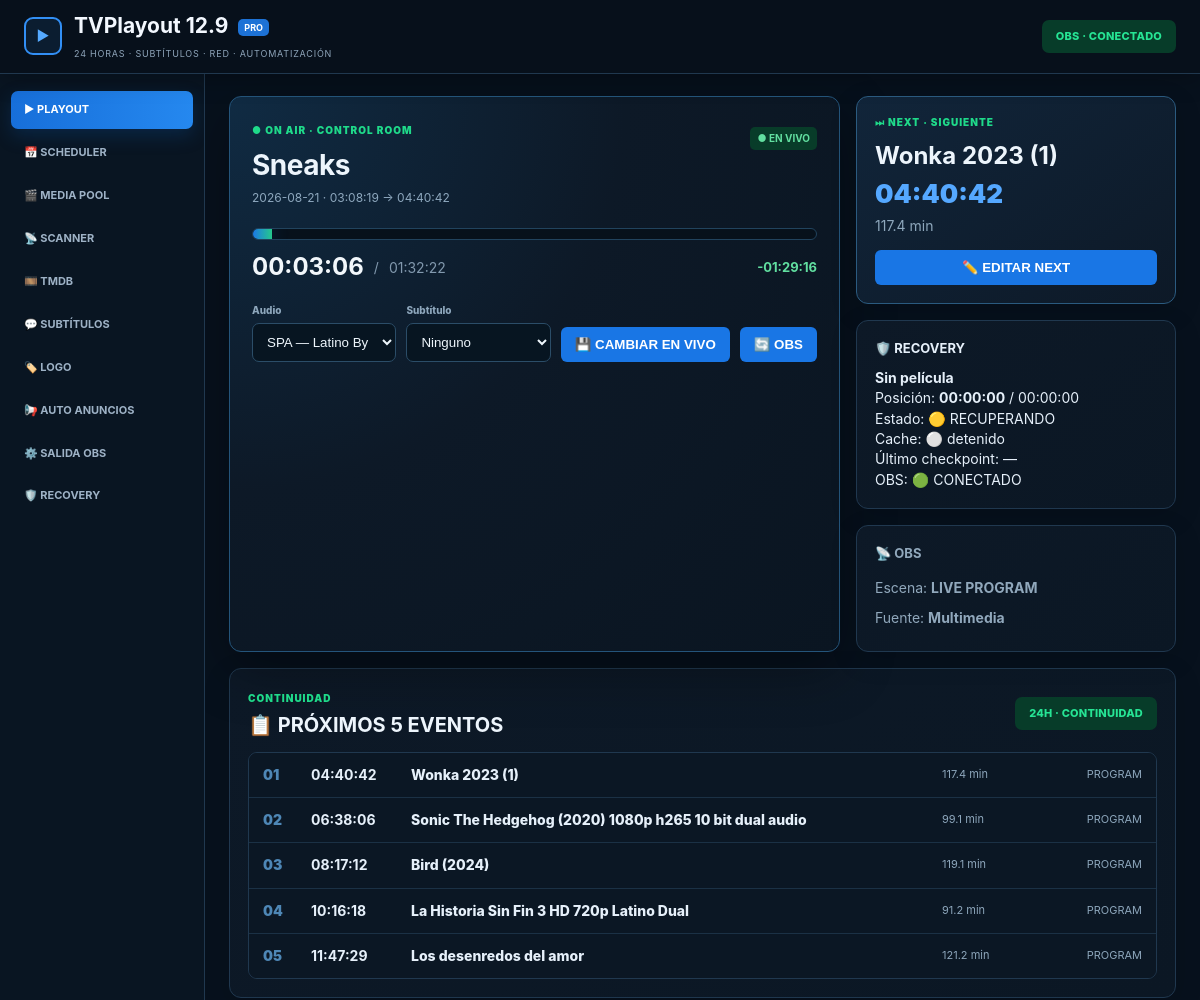
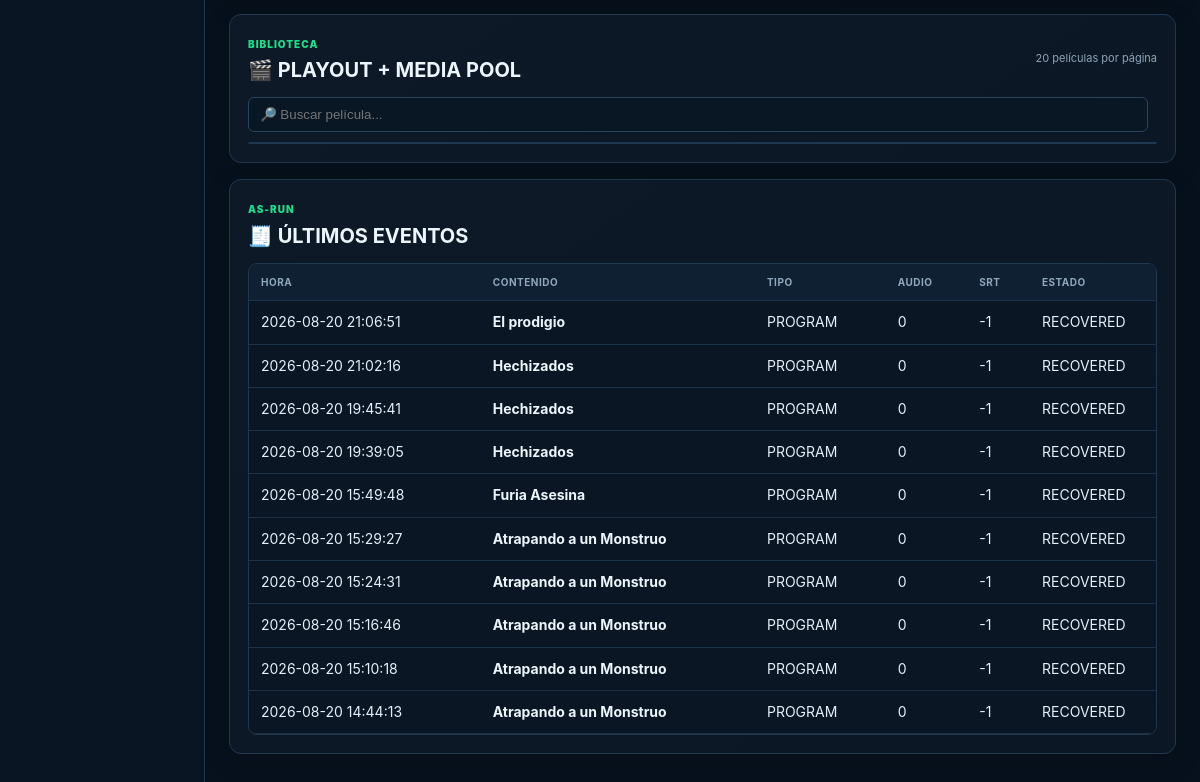
The page / on the database its author committed (2 pictures, top to bottom).
### tables this page shows
CREATE TABLE asrun(id INTEGER PRIMARY KEY AUTOINCREMENT,event_time TEXT,media_id INTEGER,title TEXT,kind TEXT,audio_index INTEGER DEFAULT 0,subtitle_index INTEGER DEFAULT -1,duration REAL DEFAULT 0,status TEXT DEFAULT 'PLAYED');

### app.py (the view)
@app.get("/",response_class=HTMLResponse)
async def home(request:Request,tab:str="playout"):
    def load_tab():
        c=db()
        folders=c.execute("SELECT * FROM folders ORDER BY name").fetchall()
        media=[]; sched=[]; asrun=[]
        if tab=="scheduler":
            sched=c.execute("""SELECT s.*,m.title,m.duration,m.audio_json,m.subs_json
                               FROM schedule s JOIN media m ON m.id=s.media_id
                               ORDER BY s.start_at LIMIT 20""").fetchall()
        elif tab=="playout":
            sched=c.execute("""SELECT s.*,m.title,m.duration,m.audio_json,m.subs_json
                               FROM schedule s JOIN media m ON m.id=s.media_id
                               ORDER BY s.start_at LIMIT 20""").fetchall()
            asrun=c.execute("SELECT * FROM asrun ORDER BY id DESC LIMIT 20").fetchall()
        elif tab=="ads":
            media=c.execute("""SELECT * FROM media
                               WHERE enabled=1 AND category IN ('Commercial','Promo')
                               ORDER BY title LIMIT 500""").fetchall()
        c.close()
        return folders,media,sched,asrun
    folders,media,sched,asrun=await asyncio.to_thread(load_tab)
    current_event = await asyncio.to_thread(find_current_scheduled_event) if tab=="playout" else None
    obs={"connected":bool(STATE.get("obs_connected")),"scenes":STATE.get("obs_scenes",[]),"error":STATE.get("obs_last_error")}
    if tab in ("playout","settings","recovery","logo","tmdb"):
        try:
            obs=await asyncio.to_thread(obs_info,False)
            if tab in ("settings","logo","tmdb") and not obs.get("scenes"):
                await asyncio.to_thread(obs_refresh_scenes)
                obs=await asyncio.to_thread(obs_info,False)
        except Exception as e:
            obs={"connected":False,"scenes":STATE.get("obs_scenes",[]),"error":str(e)}
    return templates.TemplateResponse(
        request=request,name="index.html",
        context={"tab":tab,"folders":folders,"media":media,"schedules":sched,
                 "asrun":asrun,"current_event":current_event,"state":STATE,"cfg":CFG,"obs":obs,
                 "tmdb":tmdb_stats(),
                 "today":datetime.now().strftime("%Y-%m-%d"),
                 "month":datetime.now().strftime("%Y-%m")}
    )

### templates/index.html (shortened to what this page needs)
<!doctype html><html lang="es"><head><meta charset="utf-8"><meta name="viewport" content="width=device-width,initial-scale=1"><title>TVPlayout 12.9 PRO</title>
<link rel="stylesheet" href="/static/style.css"></head><body>
<header><div class="brand"><div class="brandIcon">▶</div><div><h1>TVPlayout 12.9 <span class="proBadge">PRO</span></h1><span>24 HORAS · SUBTÍTULOS · RED · AUTOMATIZACIÓN</span></div></div><div class="status {{'ok' if obs.connected else 'bad'}}">OBS · {{'CONECTADO' if obs.connected else 'DESCONECTADO'}}</div></header>
<nav><a class="{{'a' if tab=='playout' else ''}}" href="/?tab=playout">▶ PLAYOUT</a><a class="{{'a' if tab=='scheduler' else ''}}" href="/?tab=scheduler">📅 SCHEDULER</a><a class="{{'a' if tab=='library' else ''}}" href="/?tab=library">🎬 MEDIA POOL</a><a class="{{'a' if tab=='scanner' else ''}}" href="/?tab=scanner">📡 SCANNER</a><a class="{{'a' if tab=='tmdb' else ''}}" href="/?tab=tmdb">🎞️ TMDB</a><a class="{{'a' if tab=='subs' else ''}}" href="/?tab=subs">💬 SUBTÍTULOS</a><a class="{{'a' if tab=='logo' else ''}}" href="/?tab=logo">🏷️ LOGO</a><a class="{{'a' if tab=='ads' else ''}}" href="/?tab=ads">📢 AUTO ANUNCIOS</a><a class="{{'a' if tab=='settings' else ''}}" href="/?tab=settings">⚙️ SALIDA OBS</a><a class="{{'a' if tab=='recovery' else ''}}" href="/?tab=recovery">🛡️ RECOVERY</a></nav>
<main><div id="liveNotice" class="notice" style="display:none">🔄 Cambio de audio/subtítulos aplicado al aire.</div>
{% if tab=='scanner' %}<section class="card"><h2>📡 Scanner de biblioteca</h2><p>El escaneo corre en segundo plano: no bloquea el playout ni OBS.</p>{% for f in folders %}<div class="row"><div><b>{{f.name}}</b><small>{{f.path}} · {{'RECUSIVO' if f.recursive else 'SOLO CARPETA'}}</small></div><form method="post" action="/scan/{{f.id}}"><button>🔄 Escanear</button></form></div>{% endfor %}<div id="scanStatus" class="stats"><b>Estado:</b> {{'ESCANEANDO' if state.scanner.running else 'LISTO'}} · <b>Encontrados:</b> {{state.scanner.found}} · <b>Analizados:</b> {{state.scanner.analyzed}} · <b>Pendientes:</b> {{state.scanner.pending}}</div>
{% if state.scanner.found %}<progress id="scanProgress" value="{{state.scanner.analyzed}}" max="{{state.scanner.found}}"></progress>{% endif %}{% if state.scanner.errors %}<div class="error">{% for e in state.scanner.errors[:20] %}<div>{{e}}</div>{% endfor %}</div>{% endif %}</section>
{% else %}
<section class="controlRoom">
  <div class="airHero card">
    <div class="airTop"><div><span class="eyebrow">● ON AIR · CONTROL ROOM</span><h2 id="airTitle"></h2><div class="airMeta" id="airMeta"></div></div><span class="live-badge">● EN VIVO</span></div>
    <div class="progressTrack"><div id="airProgress" class="progressFill" style="width:0%"></div></div>
    <div class="airClock"><b id="airPosition">00:00:00</b><span>/</span><span id="airDuration">00:00:00</span><b id="airRemaining">—</b></div>
    <div class="liveControls">
      <label>Audio<select id="liveAudioSelect"></select></label><label>Subtítulo<select id="liveSubSelect"></select></label>
      <button id="liveChangeBtn" type="button">💾 CAMBIAR EN VIVO</button><button type="button" onclick="refreshOBS()">🔄 OBS</button>
    </div><div id="liveEditMsg" class="info" style="display:none"></div>
  </div>
  <aside class="airSide">
    <section class="card nextHero"><div class="eyebrow">⏭ NEXT · SIGUIENTE</div><h2 id="nextTitle"></h2><div id="nextTime"></div><div id="nextDuration"></div><button type="button" onclick="openNextEditor()">✏️ EDITAR NEXT</button></section>
    <section class="card recoveryMini"><h3>🛡️ RECOVERY</h3><div id="playbackRecovery">Cargando posición...</div></section>
    <section class="card obsMini"><h3>📡 OBS</h3><div>Escena: <b>{{cfg.channel.scene or 'No configurada'}}</b></div><div>Fuente: <b>{{cfg.channel.source or 'No configurada'}}</b></div></section>
  </aside>
</section>
<section class="card upcomingCard"><div class="sectionHead"><div><span class="eyebrow">CONTINUIDAD</span><h2>📋 PRÓXIMOS 5 EVENTOS</h2></div><span id="coverageBadge" class="status ok">24H · CONTINUIDAD</span></div><div id="upcomingList" class="upcomingList"></div></section>
<section class="card"><div class="sectionHead"><div><span class="eyebrow">BIBLIOTECA</span><h2>🎬 PLAYOUT + MEDIA POOL</h2></div><span class="muted">20 películas por página</span></div><div class="libraryToolbar"><input id="playoutSearch" placeholder="🔎 Buscar película..." oninput="playoutSearch(this.value)"></div><div id="playoutMediaPool" class="media"></div></section>
<section class="card"><div class="sectionHead"><div><span class="eyebrow">AS-RUN</span><h2>🧾 ÚLTIMOS EVENTOS</h2></div></div><div class="table-responsive"><table><thead><tr><th>Hora</th><th>Contenido</th><th>Tipo</th><th>Audio</th><th>SRT</th><th>Estado</th></tr></thead><tbody>{% for s in asrun[:10] %}<tr><td>{{s.event_time}}</td><td><b>{{s.title}}</b></td><td>{{s.kind}}</td><td>{{s.audio_index}}</td><td>{{s.subtitle_index}}</td><td>{{s.status}}</td></tr>{% else %}<tr><td colspan="6">Sin eventos todavía.</td></tr>{% endfor %}</tbody></table></div></section>
{% endif %}
</main>
</body></html>

### rows shown on the page
asrun: event_time "2026-08-20 21:06:51", title "El prodigio", kind "PROGRAM", audio_index "0", subtitle_index "-1", status "RECOVERED"
asrun: event_time "2026-08-20 21:02:16", title "Hechizados", kind "PROGRAM", audio_index "0", subtitle_index "-1", status "RECOVERED"
asrun: event_time "2026-08-20 19:45:41", title "Hechizados", kind "PROGRAM", audio_index "0", subtitle_index "-1", status "RECOVERED"
asrun: event_time "2026-08-20 19:39:05", title "Hechizados", kind "PROGRAM", audio_index "0", subtitle_index "-1", status "RECOVERED"
asrun: event_time "2026-08-20 15:49:48", title "Furia Asesina", kind "PROGRAM", audio_index "0", subtitle_index "-1", status "RECOVERED"
asrun: event_time "2026-08-20 15:29:27", title "Atrapando a un Monstruo", kind "PROGRAM", audio_index "0", subtitle_index "-1", status "RECOVERED"
asrun: event_time "2026-08-20 15:24:31", title "Atrapando a un Monstruo", kind "PROGRAM", audio_index "0", subtitle_index "-1", status "RECOVERED"
asrun: event_time "2026-08-20 15:16:46", title "Atrapando a un Monstruo", kind "PROGRAM", audio_index "0", subtitle_index "-1", status "RECOVERED"
asrun: event_time "2026-08-20 15:10:18", title "Atrapando a un Monstruo", kind "PROGRAM", audio_index "0", subtitle_index "-1", status "RECOVERED"
asrun: event_time "2026-08-20 14:44:13", title "Atrapando a un Monstruo", kind "PROGRAM", audio_index "0", subtitle_index "-1", status "RECOVERED"

### other values the page prints
{{ 'CONECTADO' if obs.connected else 'DESCONECTADO' }} "CONECTADO"
{{ cfg.channel.scene or 'No configurada' }} "LIVE PROGRAM"
{{ cfg.channel.source or 'No configurada' }} "Multimedia"
